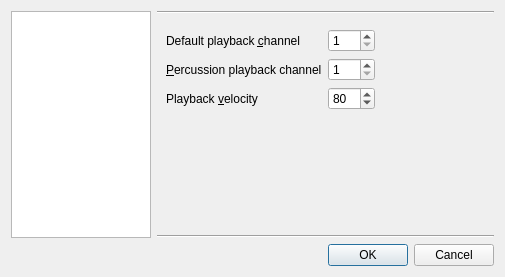
<?xml version="1.0" encoding="UTF-8"?>
<ui version="4.0">
 <class>PreferencesDialog</class>
 <widget class="QDialog" name="PreferencesDialog">
  <property name="geometry">
   <rect>
    <x>0</x>
    <y>0</y>
    <width>505</width>
    <height>271</height>
   </rect>
  </property>
  <property name="windowTitle">
   <string>Preferences</string>
  </property>
  <property name="locale">
   <locale language="English" country="UnitedStates"/>
  </property>
  <layout class="QGridLayout" name="gridLayout_4" columnstretch="0,0" columnminimumwidth="0,0">
   <property name="sizeConstraint">
    <enum>QLayout::SetMinAndMaxSize</enum>
   </property>
   <item row="0" column="0" rowspan="3">
    <widget class="QListWidget" name="listWidgetPageSelector">
     <property name="sizePolicy">
      <sizepolicy hsizetype="MinimumExpanding" vsizetype="Expanding">
       <horstretch>0</horstretch>
       <verstretch>0</verstretch>
      </sizepolicy>
     </property>
     <property name="minimumSize">
      <size>
       <width>140</width>
       <height>0</height>
      </size>
     </property>
     <property name="selectionBehavior">
      <enum>QAbstractItemView::SelectRows</enum>
     </property>
    </widget>
   </item>
   <item row="3" column="1">
    <widget class="QDialogButtonBox" name="buttonBox">
     <property name="orientation">
      <enum>Qt::Horizontal</enum>
     </property>
     <property name="standardButtons">
      <set>QDialogButtonBox::Cancel|QDialogButtonBox::Ok</set>
     </property>
    </widget>
   </item>
   <item row="1" column="1">
    <widget class="QStackedWidget" name="stackedWidget">
     <property name="currentIndex">
      <number>4</number>
     </property>
     <widget class="QWidget" name="stackedWidgetPageLanguage">
      <layout class="QVBoxLayout" name="verticalLayout">
       <item>
        <widget class="QLabel" name="labelProgramInterfaceLanguage">
         <property name="text">
          <string>&amp;Program interface language</string>
         </property>
         <property name="buddy">
          <cstring>listWidgetProgramInterfaceLanguage</cstring>
         </property>
        </widget>
       </item>
       <item>
        <widget class="QListWidget" name="listWidgetProgramInterfaceLanguage">
         <property name="selectionMode">
          <enum>QAbstractItemView::SingleSelection</enum>
         </property>
         <property name="selectionBehavior">
          <enum>QAbstractItemView::SelectRows</enum>
         </property>
        </widget>
       </item>
       <item>
        <widget class="QLabel" name="labelLanguageForMusicalSymbolsAndNames">
         <property name="text">
          <string>Language for &amp;musical symbols and names</string>
         </property>
         <property name="buddy">
          <cstring>listWidgetMusicalLanguage</cstring>
         </property>
        </widget>
       </item>
       <item>
        <widget class="QListWidget" name="listWidgetMusicalLanguage">
         <property name="selectionBehavior">
          <enum>QAbstractItemView::SelectRows</enum>
         </property>
        </widget>
       </item>
      </layout>
     </widget>
     <widget class="QWidget" name="stackedWidgetPageMidiDevices">
      <layout class="QVBoxLayout" name="verticalLayout_3">
       <item>
        <widget class="QLabel" name="labelInputPort">
         <property name="text">
          <string>&amp;Input port</string>
         </property>
         <property name="buddy">
          <cstring>listWidgetInputDeviceName</cstring>
         </property>
        </widget>
       </item>
       <item>
        <widget class="QListWidget" name="listWidgetInputDeviceName">
         <property name="selectionBehavior">
          <enum>QAbstractItemView::SelectRows</enum>
         </property>
        </widget>
       </item>
       <item>
        <widget class="QLabel" name="labelOutputPort">
         <property name="text">
          <string>&amp;Output port</string>
         </property>
         <property name="buddy">
          <cstring>listWidgetOutputDeviceName</cstring>
         </property>
        </widget>
       </item>
       <item>
        <widget class="QListWidget" name="listWidgetOutputDeviceName">
         <property name="selectionBehavior">
          <enum>QAbstractItemView::SelectRows</enum>
         </property>
        </widget>
       </item>
      </layout>
     </widget>
     <widget class="QWidget" name="stackedWidgetPagePlayback">
      <layout class="QVBoxLayout" name="verticalLayout_4">
       <item>
        <widget class="QCheckBox" name="checkBoxScrollingPlayback">
         <property name="text">
          <string>&amp;Scrolling playback</string>
         </property>
        </widget>
       </item>
       <item>
        <widget class="QGroupBox" name="groupBoxStartPosition">
         <property name="title">
          <string>Start position</string>
         </property>
         <layout class="QVBoxLayout" name="verticalLayout_2">
          <item>
           <widget class="QRadioButton" name="radioButtonFromBeginning">
            <property name="text">
             <string>from &amp;beginning of the piece (measure 1)</string>
            </property>
           </widget>
          </item>
          <item>
           <widget class="QRadioButton" name="radioButtonFromLeftmostMeasure">
            <property name="text">
             <string>from &amp;leftmost visible measure</string>
            </property>
           </widget>
          </item>
          <item>
           <widget class="QRadioButton" name="radioButtonFromCursorPosition">
            <property name="text">
             <string>from &amp;cursor position</string>
            </property>
           </widget>
          </item>
         </layout>
        </widget>
       </item>
       <item>
        <widget class="QCheckBox" name="checkBoxCheckForChannelCollisions">
         <property name="text">
          <string>Chec&amp;k for channel collisions</string>
         </property>
        </widget>
       </item>
       <item>
        <widget class="QCheckBox" name="checkBoxCheckFileCompatibility">
         <property name="text">
          <string>Check &amp;file compatibility when saving</string>
         </property>
        </widget>
       </item>
       <item>
        <spacer name="verticalSpacer">
         <property name="orientation">
          <enum>Qt::Vertical</enum>
         </property>
         <property name="sizeHint" stdset="0">
          <size>
           <width>20</width>
           <height>40</height>
          </size>
         </property>
        </spacer>
       </item>
      </layout>
     </widget>
     <widget class="QWidget" name="stackedWidgetNoteEntry">
      <layout class="QGridLayout" name="gridLayout_2">
       <item row="0" column="0">
        <widget class="QLabel" name="labelNewNoteVelocity">
         <property name="text">
          <string>MIDI &amp;velocity for new notes</string>
         </property>
         <property name="buddy">
          <cstring>spinBoxNewNoteVelocity</cstring>
         </property>
        </widget>
       </item>
       <item row="0" column="1">
        <widget class="QSpinBox" name="spinBoxNewNoteVelocity">
         <property name="minimum">
          <number>1</number>
         </property>
         <property name="maximum">
          <number>127</number>
         </property>
         <property name="singleStep">
          <number>5</number>
         </property>
         <property name="value">
          <number>80</number>
         </property>
        </widget>
       </item>
       <item row="0" column="2">
        <spacer name="horizontalSpacer">
         <property name="orientation">
          <enum>Qt::Horizontal</enum>
         </property>
         <property name="sizeHint" stdset="0">
          <size>
           <width>40</width>
           <height>20</height>
          </size>
         </property>
        </spacer>
       </item>
       <item row="1" column="0">
        <spacer name="verticalSpacer_3">
         <property name="orientation">
          <enum>Qt::Vertical</enum>
         </property>
         <property name="sizeHint" stdset="0">
          <size>
           <width>20</width>
           <height>40</height>
          </size>
         </property>
        </spacer>
       </item>
      </layout>
     </widget>
     <widget class="QWidget" name="stackedWidgetMousePiano">
      <layout class="QGridLayout" name="gridLayout_3">
       <item row="0" column="0">
        <widget class="QLabel" name="labelMousePianoDefaultPlaybackChannel">
         <property name="text">
          <string>Default playback &amp;channel</string>
         </property>
         <property name="buddy">
          <cstring>spinBoxMousePianoDefaultPlaybackChannel</cstring>
         </property>
        </widget>
       </item>
       <item row="0" column="1">
        <widget class="QSpinBox" name="spinBoxMousePianoDefaultPlaybackChannel">
         <property name="minimum">
          <number>1</number>
         </property>
         <property name="maximum">
          <number>16</number>
         </property>
         <property name="singleStep">
          <number>1</number>
         </property>
         <property name="value">
          <number>1</number>
         </property>
        </widget>
       </item>
       <item row="0" column="2">
        <spacer name="horizontalSpacer_2">
         <property name="orientation">
          <enum>Qt::Horizontal</enum>
         </property>
         <property name="sizeHint" stdset="0">
          <size>
           <width>261</width>
           <height>20</height>
          </size>
         </property>
        </spacer>
       </item>
       <item row="2" column="0">
        <widget class="QLabel" name="labelMousePianoPlaybackVelocity">
         <property name="text">
          <string>Playback &amp;velocity</string>
         </property>
         <property name="buddy">
          <cstring>spinBoxMousePianoPlaybackVelocity</cstring>
         </property>
        </widget>
       </item>
       <item row="2" column="1">
        <widget class="QSpinBox" name="spinBoxMousePianoPlaybackVelocity">
         <property name="minimum">
          <number>0</number>
         </property>
         <property name="maximum">
          <number>127</number>
         </property>
         <property name="singleStep">
          <number>5</number>
         </property>
         <property name="value">
          <number>80</number>
         </property>
        </widget>
       </item>
       <item row="3" column="0">
        <spacer name="verticalSpacer_4">
         <property name="orientation">
          <enum>Qt::Vertical</enum>
         </property>
         <property name="sizeHint" stdset="0">
          <size>
           <width>20</width>
           <height>158</height>
          </size>
         </property>
        </spacer>
       </item>
       <item row="1" column="0">
        <widget class="QLabel" name="labelMousePianoPercussionPlaybackChannel">
         <property name="text">
          <string>&amp;Percussion playback channel</string>
         </property>
         <property name="buddy">
          <cstring>spinBoxMousePianoPercussionPlaybackChannel</cstring>
         </property>
        </widget>
       </item>
       <item row="1" column="1">
        <widget class="QSpinBox" name="spinBoxMousePianoPercussionPlaybackChannel">
         <property name="minimum">
          <number>1</number>
         </property>
         <property name="maximum">
          <number>16</number>
         </property>
         <property name="singleStep">
          <number>1</number>
         </property>
         <property name="value">
          <number>1</number>
         </property>
        </widget>
       </item>
      </layout>
     </widget>
    </widget>
   </item>
   <item row="0" column="1">
    <widget class="Line" name="line">
     <property name="orientation">
      <enum>Qt::Horizontal</enum>
     </property>
    </widget>
   </item>
   <item row="2" column="1">
    <widget class="Line" name="line_2">
     <property name="orientation">
      <enum>Qt::Horizontal</enum>
     </property>
    </widget>
   </item>
  </layout>
 </widget>
 <tabstops>
  <tabstop>listWidgetPageSelector</tabstop>
  <tabstop>buttonBox</tabstop>
  <tabstop>listWidgetProgramInterfaceLanguage</tabstop>
  <tabstop>listWidgetMusicalLanguage</tabstop>
  <tabstop>listWidgetInputDeviceName</tabstop>
  <tabstop>listWidgetOutputDeviceName</tabstop>
  <tabstop>checkBoxScrollingPlayback</tabstop>
  <tabstop>radioButtonFromBeginning</tabstop>
  <tabstop>radioButtonFromLeftmostMeasure</tabstop>
  <tabstop>radioButtonFromCursorPosition</tabstop>
  <tabstop>checkBoxCheckForChannelCollisions</tabstop>
  <tabstop>checkBoxCheckFileCompatibility</tabstop>
  <tabstop>spinBoxMousePianoDefaultPlaybackChannel</tabstop>
  <tabstop>spinBoxMousePianoPercussionPlaybackChannel</tabstop>
  <tabstop>spinBoxMousePianoPlaybackVelocity</tabstop>
  <tabstop>spinBoxNewNoteVelocity</tabstop>
 </tabstops>
 <resources/>
 <connections>
  <connection>
   <sender>buttonBox</sender>
   <signal>accepted()</signal>
   <receiver>PreferencesDialog</receiver>
   <slot>accept()</slot>
   <hints>
    <hint type="sourcelabel">
     <x>342</x>
     <y>246</y>
    </hint>
    <hint type="destinationlabel">
     <x>157</x>
     <y>274</y>
    </hint>
   </hints>
  </connection>
  <connection>
   <sender>buttonBox</sender>
   <signal>rejected()</signal>
   <receiver>PreferencesDialog</receiver>
   <slot>reject()</slot>
   <hints>
    <hint type="sourcelabel">
     <x>404</x>
     <y>246</y>
    </hint>
    <hint type="destinationlabel">
     <x>286</x>
     <y>274</y>
    </hint>
   </hints>
  </connection>
 </connections>
</ui>
